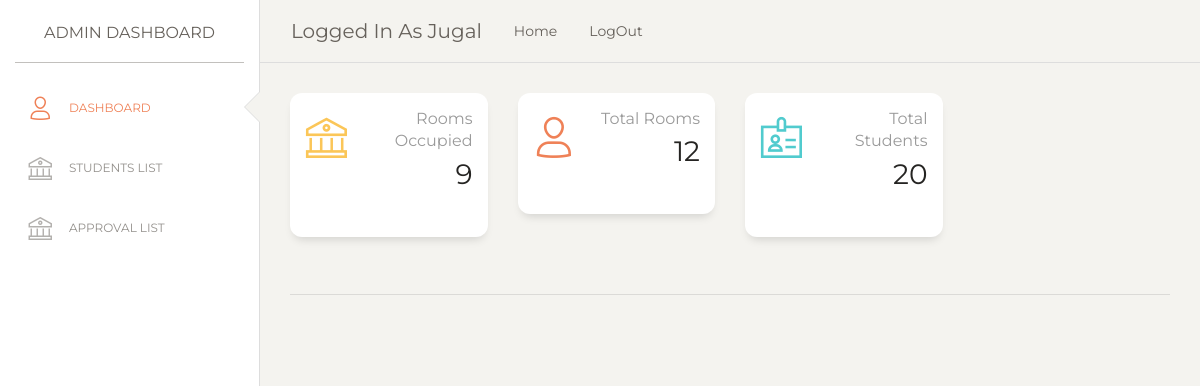
Page /admin (signed in) on the earlier database version.
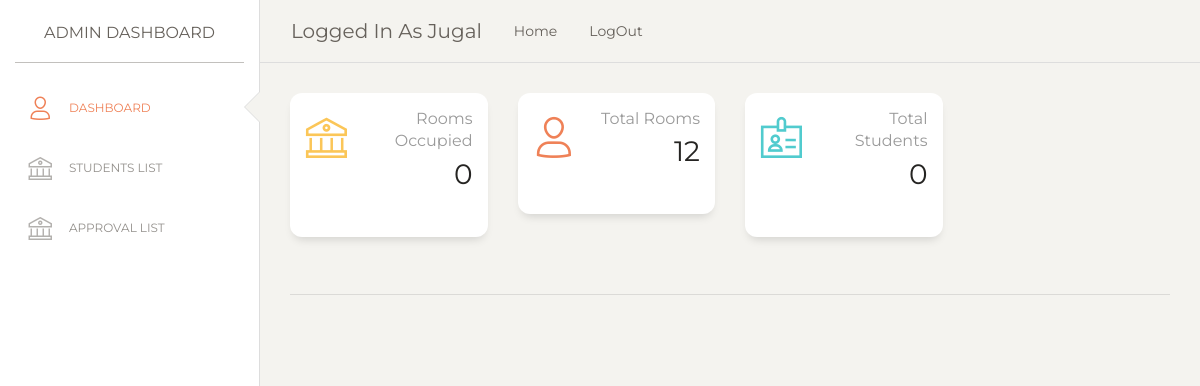
Same page on the later database version.
### HC/models.py (models this page shows, shortened)
class Warden(UserMixin, db.Model):
    id = db.Column(db.Integer, primary_key=True) # primary keys are required by SQLAlchemy
    email = db.Column(db.String(100), unique=True)
    password = db.Column(db.String(100), nullable=False)
    name = db.Column(db.String(1000), nullable=False)

class Hostel(db.Model):
    id = db.Column(db.Integer, primary_key=True)
    warden_id = db.Column(db.Integer, nullable=False)
    hostel_id = db.Column(db.Integer, nullable=False)
    floor_num = db.Column(db.Integer, nullable=False)
    nrooms = db.Column(db.Integer, nullable=False)
    noccupied_rooms = db.Column(db.Integer, nullable=False)
    nstudents = db.Column(db.Integer, nullable=False)

### HC/auth.py (the view)
@login_required
@auth.route('/admin')
def admin():
    if current_user.is_authenticated:
        hostel_details = Hostel.query.where(Hostel.warden_id == current_user.id).first() # only show the assigned hostel details to the assigned warden
        students = Student.query.where(Student.warden_id == current_user.id).all()
        return render_template("dashboard.html", students=students, hostel=hostel_details, current_user = current_user.name)
    return redirect(url_for('auth.login'))

### HC/templates/dashboard.html (shortened to what this page needs)
{% extends 'admin.html' %}
{% block body %}
<div class="content">
    {%if hostel %}
    <div class="row">
      <div class="col-lg-3 col-md-6 col-sm-6">
        <div class="card card-stats">
          <div class="card-body ">
            <div class="row">
              <div class="col-5 col-md-4">
                <div class="icon-big text-center icon-warning">
                  <i class="nc-icon nc-bank text-warning"></i>
                </div>
              </div>
              <div class="col-7 col-md-8">
                <div class="numbers">
                  <p class="card-category">Rooms Occupied</p>
                  <p class="card-title">{{hostel.noccupied_rooms}}
                    <br><br>
                </div>
              </div>
            </div>
          </div>
        </div>
      </div>
      <div class="col-lg-3 col-md-6 col-sm-6">
        <div class="card card-stats">
          <div class="card-body ">
            <div class="row">
              <div class="col-5 col-md-4">
                <div class="icon-big text-center icon-warning">
                  <i class="nc-icon nc-single-02 text-danger"></i>
                </div>
              </div>
              <div class="col-7 col-md-8">
                <div class="numbers">
                  <p class="card-category">Total Rooms</p>
                  <p class="card-title">{{hostel.nrooms}}
                    <br><br>
                </div>
              </div>
            </div>
          </div>
        </div>
      </div>
      <div class="col-lg-3 col-md-6 col-sm-6">
        <div class="card card-stats">
          <div class="card-body ">
            <div class="row">
              <div class="col-5 col-md-4">
                <div class="icon-big text-center icon-warning">
                  <i class="nc-icon nc-badge text-primary"></i>
                </div>
              </div>
              <div class="col-7 col-md-8">
                <div class="numbers">
                  <p class="card-category">Total Students</p>
                  <p class="card-title">{{hostel.nstudents}}
                    <br><br>
                </div>
              </div>
            </div>
          </div>
        </div>
      </div>
    </div>
    {% endif %}
    <br>
    <hr>
  <footer class="footer footer-black  footer-white ">
  </footer>
</div>
</div>
{% endblock %}

### HC/templates/admin.html (shortened to what this page needs)
<!DOCTYPE html>
<html lang="en">
<head>
  <link href="https://maxcdn.bootstrapcdn.com/font-awesome/latest/css/font-awesome.min.css" rel="stylesheet">
  <link href="/assets_admin/css/bootstrap.min.css" rel="stylesheet" />
  <link href="/assets_admin/css/paper-dashboard.css?v=2.0.0" rel="stylesheet" />
  <link href="/assets_admin/demo/demo.css" rel="stylesheet" />
</head>
<body class="">
  <div class="wrapper ">
    <div class="sidebar" data-color="white" data-active-color="danger">
      <div class="logo">
        <a href="/admin" class="simple-text logo-normal" style="text-align: center;">
          Admin Dashboard
        </a>
      </div>
      <div class="sidebar-wrapper">
        <ul class="nav">
          <li>
            <a href="/admin">
              <i class="nc-icon nc-single-02"></i>
              <p>Dashboard</p>
            </a>
          </li>
          <li>
            <a href="/students">
              <i class="nc-icon nc-bank"></i>
              <p>Students List</p>
            </a>
          </li>
          <li>
            <a href="/approvals">
              <i class="nc-icon nc-bank"></i>
              <p>Approval List</p>
            </a>
          </li>
        </ul>
      </div>
    </div>
    <div class="main-panel">
      <nav class="navbar navbar-expand-lg navbar-absolute fixed-top navbar-transparent">
        <div class="container-fluid">
          <div class="navbar-wrapper">
            <a class="navbar-brand" href="/admin">Logged In As {{ current_user }}</a>
              <a class="nav-link" href="/">
                Home
              </a>
              <a class="nav-link" href="/logout">
                LogOut
              </a>
          </div>
        </div>
      </nav>
{% block body %}{% endblock %}
</body>
</html>

Differences in the rows shown:
changed Hostel: noccupied_rooms "9" → "0"; nstudents "20" → "0"
